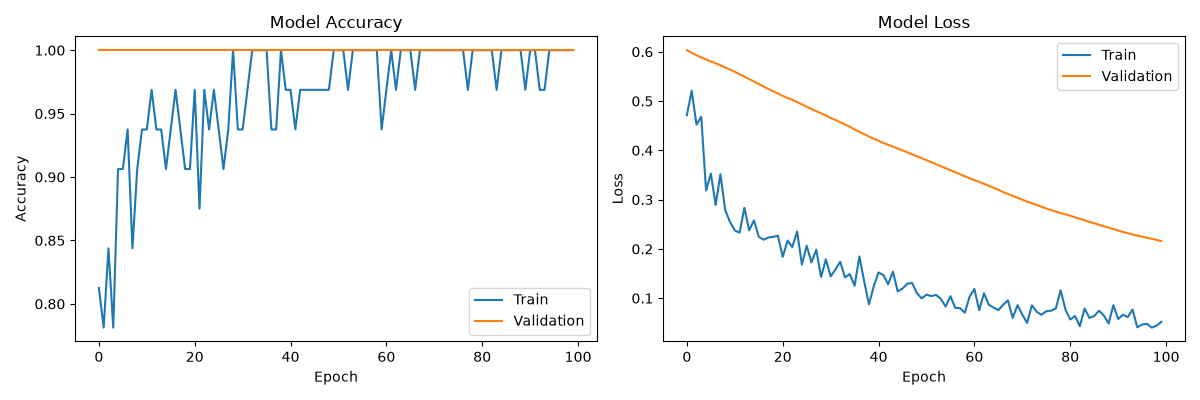

Recreate this plot in Python.
"""
GeoNet Quake Classifier - Neural Network

This module provides functionality to fetch, process,
and classify earthquake data from GeoNet New Zealand's API
using a neural network model. It uses the utilities module
to reduce code duplication.
"""

import matplotlib.pyplot as plt
from keras.models import Sequential
from keras.layers import Dense, Dropout, BatchNormalization
from keras.optimizers import Adam
from keras.callbacks import EarlyStopping, ReduceLROnPlateau
from sklearn.model_selection import train_test_split
from sklearn.preprocessing import StandardScaler
from sklearn.metrics import classification_report

from config import (
    NEURAL_NETWORK_MAP_INTENSITY_TYPE,
    MIN_MAGNITUDE,
    NEURAL_NETWORK_CONFIG,
)

import utilities


class QuakeClassifierNeuralNetwork:
    """
    A class to handle earthquake data processing and classification
    using a neural network model.

    This class provides methods to fetch earthquake data from GeoNet,
    process and filter the data, train a neural network classifier,
    and generate map visualization data.
    """

    def __init__(self, filters=None):
        """
        Initialize the QuakeClassifierNeuralNetwork with optional filters.

        Args:
            filters (dict, optional): Custom filters for the GeoNet API query.
                Defaults to DEFAULT_FILTERS from config.
        """
        self.filters = filters
        self.model = self._build_model()
        self.scaler = StandardScaler()
        self.api_url = utilities.build_api_url(filters)

    def _build_model(self):
        """
        Build and compile the neural network model.

        Returns:
            tf.keras.Model: Compiled neural network model.
        """
        model = Sequential()

        # Input layer with batch normalization
        model.add(
            Dense(
                NEURAL_NETWORK_CONFIG["hidden_layers"][0],
                activation=NEURAL_NETWORK_CONFIG["activation"],
                input_shape=(2,),  # magnitude and depth
            )
        )
        model.add(BatchNormalization())
        model.add(Dropout(0.3))

        # Hidden layers with batch normalization and dropout
        for units in NEURAL_NETWORK_CONFIG["hidden_layers"][1:]:
            model.add(
                Dense(units, activation=NEURAL_NETWORK_CONFIG["activation"])
            )  # noqa: E501
            model.add(BatchNormalization())
            model.add(Dropout(0.2))

        # Output layer
        model.add(
            Dense(1, activation=NEURAL_NETWORK_CONFIG["output_activation"])
        )  # noqa: E501

        # Compile model with a lower learning rate
        model.compile(
            optimizer=Adam(
                learning_rate=NEURAL_NETWORK_CONFIG["learning_rate"]
            ),  # noqa: E501
            loss="binary_crossentropy",
            metrics=["accuracy"],
        )

        return model

    def predict_intensity(self, magnitude, depth):
        """
        Predict earthquake intensity using the trained model.

        Args:
            magnitude (float): Earthquake magnitude.
            depth (float): Earthquake depth in kilometers.

        Returns:
            dict: Predicted intensity class and label.
        """
        # Scale the input features
        scaled_input = self.scaler.transform([[magnitude, depth]])
        pred = self.model.predict(scaled_input, verbose=0)[0][0]
        intensity_class = 1 if pred >= 0.5 else 0
        return {
            "intensity_class": intensity_class,
            "intensity": "High" if intensity_class else "Low",
        }

    def train_model(
        self,
        features_train,
        labels_train,
        features_test,
        labels_test,
    ):
        """
        Train the neural network model and generate visualization.

        Args:
            features_train (pd.DataFrame): Training features.
            labels_train (pd.Series): Training labels.
            features_test (pd.DataFrame): Test features.
            labels_test (pd.Series): Test labels.

        Returns:
            float: Model accuracy score.
        """
        # Scale the features
        features_train_scaled = self.scaler.fit_transform(features_train)
        features_test_scaled = self.scaler.transform(features_test)

        # Define callbacks
        callbacks = [
            EarlyStopping(
                monitor="val_loss", patience=10, restore_best_weights=True
            ),  # noqa: E501
            ReduceLROnPlateau(
                monitor="val_loss", factor=0.5, patience=5, min_lr=1e-6
            ),  # noqa: E501
        ]

        # Train the model
        history = self.model.fit(
            features_train_scaled,
            labels_train,
            epochs=NEURAL_NETWORK_CONFIG["epochs"],
            batch_size=NEURAL_NETWORK_CONFIG["batch_size"],
            validation_split=NEURAL_NETWORK_CONFIG["validation_split"],
            callbacks=callbacks,
            verbose=1,
        )

        # Evaluate accuracy
        _, accuracy = self.model.evaluate(
            features_test_scaled, labels_test, verbose=0
        )  # noqa: E501

        # Generate predictions for classification report
        predictions = (self.model.predict(features_test_scaled) >= 0.5).astype(
            int
        )  # noqa: E501
        print("\nClassification Report:")
        print(classification_report(labels_test, predictions))

        # Plot training history
        plt.figure(figsize=(12, 4))

        # Plot accuracy
        plt.subplot(1, 2, 1)
        plt.plot(history.history["accuracy"])
        plt.plot(history.history["val_accuracy"])
        plt.title("Model Accuracy")
        plt.ylabel("Accuracy")
        plt.xlabel("Epoch")
        plt.legend(["Train", "Validation"], loc="lower right")

        # Plot loss
        plt.subplot(1, 2, 2)
        plt.plot(history.history["loss"])
        plt.plot(history.history["val_loss"])
        plt.title("Model Loss")
        plt.ylabel("Loss")
        plt.xlabel("Epoch")
        plt.legend(["Train", "Validation"], loc="upper right")

        plt.tight_layout()
        plt.savefig("neural_network.png")
        plt.close()

        return accuracy


def main():
    """
    Main function to run the earthquake classification and mapping process.
    """
    print("🧠 GeoNet Earthquake Neural Network Classifier")
    print("=" * 48)
    print("Fetching earthquake data from GeoNet...")

    qc = QuakeClassifierNeuralNetwork()
    features = utilities.fetch_data(qc.api_url)
    if not features:
        print("No features fetched.")
        return

    df = utilities.process_data(features)
    if df.empty:
        print("No data after processing.")
        return

    df = utilities.filter_data(df)
    if df.empty:
        print("No data after filtering.")
        return

    # Calculate intensity_class for training
    df["intensity_class"] = df["magnitude"].apply(
        utilities.calculate_intensity_class
    )  # noqa: E501

    # Print dataset summary
    utilities.print_dataset_summary(df)

    # Always calculate intensity based on magnitude
    df = utilities.apply_intensity_labels(df)

    # Train the model if needed,
    # but don't use its predictions for visualization
    if NEURAL_NETWORK_MAP_INTENSITY_TYPE == "predicted":
        # Prepare data for training
        features = df[["magnitude", "depth"]]
        labels = df["intensity_class"]

        # Ensure there's enough data to split and train
        if len(df) >= 2:
            # Split data for training and testing
            (
                features_train,
                features_test,
                labels_train,
                labels_test,
            ) = train_test_split(
                features,
                labels,
                test_size=0.2,
                random_state=42,
            )

            # Train the model and get accuracy
            acc = qc.train_model(
                features_train, labels_train, features_test, labels_test
            )
            print(f"Model accuracy: {acc:.2f}")

    map_data = utilities.generate_map_data(df)
    if not map_data:
        print("No map data generated.")
        return

    # Generate HTML using utilities
    model_config = {
        "name": "Neural Network Model",
        "emoji": "🧠",
        "header_color": "#2d3748",
    }
    html_content = utilities.generate_map_html(
        map_data,
        MIN_MAGNITUDE,
        model_config,
        NEURAL_NETWORK_MAP_INTENSITY_TYPE,
    )
    utilities.save_html_file(html_content, "neural_network.html")

    print("\n✅ Classification complete!")
    print(f"Processed {len(df)} earthquakes")
    print("🧠 View results: neural_network.html")


if __name__ == "__main__":
    main()
